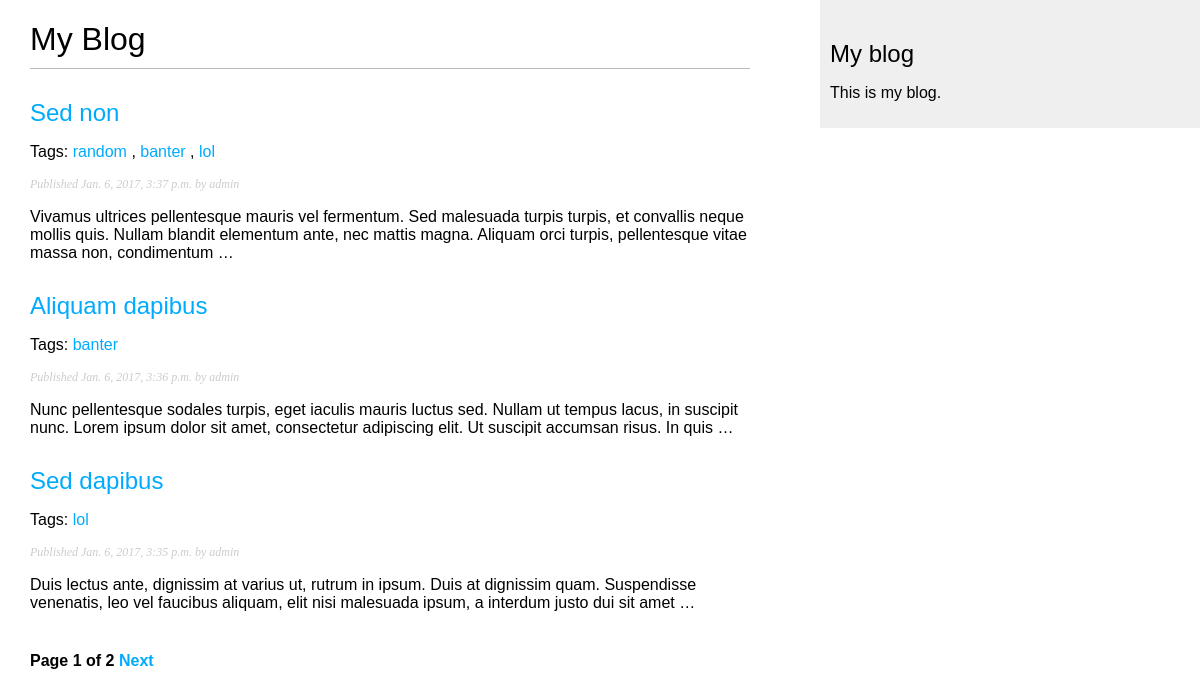
Screenshot of /blog/ with the database file from the repository.
### blog/models.py (models this page shows, shortened)
class Post(models.Model):
    STATUS_CHOICES = (
        ('draft', 'Draft'),
        ('published', 'Published')
    )
    title = models.CharField(max_length = 250)
    slug = models.SlugField(max_length = 250, unique_for_date = 'publish')
    author = models.ForeignKey(User, related_name = 'blog_posts')
    body = models.TextField()
    publish = models.DateTimeField(default = timezone.now)
    created = models.DateTimeField(auto_now_add = True)
    updated = models.DateTimeField(auto_now = True)
    status = models.CharField(max_length = 10, choices = STATUS_CHOICES, default = 'draft')
    tags = TaggableManager()
    class Meta:
        ordering = ('-publish',)
    objects = models.Manager()
    published = PublishedManager()
    def get_absolute_url(self):
        return reverse('blog:post_detail',
                       args=[self.publish.year,
                             self.publish.strftime('%m'),
                             self.publish.strftime('%d'),
                             self.slug])

### blog/views.py (the view)
# urls.py: url(r'^tag/(?P<tag_slug>[-\w]+)/$', views.post_list, name='post_list_by_tag'),
def post_list(request, tag_slug=None):
    object_list = Post.published.all()
    tag = None
    if tag_slug:
        tag = get_object_or_404(Tag, slug=tag_slug)
        object_list = object_list.filter(tags__in=[tag])
    paginator = Paginator(object_list, 3)
    page = request.GET.get('page')
    try:
        posts = paginator.page(page)
    except PageNotAnInteger:
        posts = paginator.page(1)
    except EmptyPage:
        posts = paginator.page(paginator.num_pages)
    return render(request,
                  'blog/post/list.html',
                  {'page': page,
                   'posts': posts,
                   'tag': tag})

### blog/models.py (called while the page is built)
    def get_queryset(self):
        return super(PublishedManager, self).get_queryset().filter(status = 'published')

### blog/templates/blog/post/list.html (shortened to what this page needs)
{% extends "blog/base.html" %}
{% block content %}
  <h1>My Blog</h1>
  {% for post in posts %}
    <h2>
      <a href="{{ post.get_absolute_url }}">
        {{ post.title }}
      </a>
    </h2>
    <p class="tags">
      Tags:
      {% for tag in post.tags.all %}
        <a href="{% url 'blog:post_list_by_tag' tag.slug %}">
          {{ tag.name }}
        </a>
        {% if not forloop.last %}, {% endif %}
      {% endfor %}
    </p>
    <p class="date">
      Published {{ post.publish }} by {{ post.author }}
    </p>
    {{ post.body|truncatewords:30|linebreaks }}
  {% endfor %}
  {% include "pagination.html" with page=posts %}
{% endblock %}

### blog/templates/blog/base.html (shortened to what this page needs)
{% load staticfiles %}
<!DOCTYPE html>
<html>
<head>
  <link href="{% static "css/blog.css" %}" rel="stylesheet">
</head>
<body>
  <div id="content">
    {% block content %}
    {% endblock %}
  </div>
  <div id="sidebar">
    <h2>My blog</h2>
    <p>This is my blog.</p>
  </div>
</body>
</html>

### blog/templates/pagination.html (shortened to what this page needs)
<div class="pagination">
  <span class="step-links">
    <span class ="current">
      Page {{ page.number }} of {{ page.paginator.num_pages }}
    </span>
    {% if page.has_next %}
      <a href="?page={{ page.next_page_number }}">Next</a>
    {% endif %}
  </span>
</div>

### blog/static/css/blog.css (style rules this page uses)
body { margin:0; padding:0; font-family:helvetica, sans-serif; }
a { color:#00abff; text-decoration:none; }
h1 { font-weight:normal; border-bottom:1px solid #bbb; padding:0 0 10px 0; }
h2 { font-weight:normal; margin:30px 0 0; }
#content { float:left; width:60%; padding:0 0 0 30px; }
#sidebar { float:right; width:30%; padding:10px; background:#efefef; height:100%; }
p.date { color:#ccc; font-family: georgia, serif; font-size: 12px; font-style: italic; }
.pagination { margin:40px 0; font-weight:bold; }

### rows the page displays
Post: title "Sed non", publish "Jan. 6, 2017, 3:37 p.m.", author "admin", body "Vivamus ultrices pellentesque mauris vel fermentum. Sed malesuada turpis turpis, et convallis neque mollis quis. Nullam blandit elementum ante, nec mattis magna. Aliquam orci turpis, pellentesque vitae massa non, condimentum …"
Tag: name "random"
Tag: name "banter"
Tag: name "lol"
Post: title "Aliquam dapibus", publish "Jan. 6, 2017, 3:36 p.m.", author "admin", body "Nunc pellentesque sodales turpis, eget iaculis mauris luctus sed. Nullam ut tempus lacus, in suscipit nunc. Lorem ipsum dolor sit amet, consectetur adipiscing elit. Ut suscipit accumsan risus. In quis …"
Post: title "Sed dapibus", publish "Jan. 6, 2017, 3:35 p.m.", author "admin", body "Duis lectus ante, dignissim at varius ut, rutrum in ipsum. Duis at dignissim quam. Suspendisse venenatis, leo vel faucibus aliquam, elit nisi malesuada ipsum, a interdum justo dui sit amet …"

### other values shown
{{ page.number }} "1"
{{ page.paginator.num_pages }} "2"
